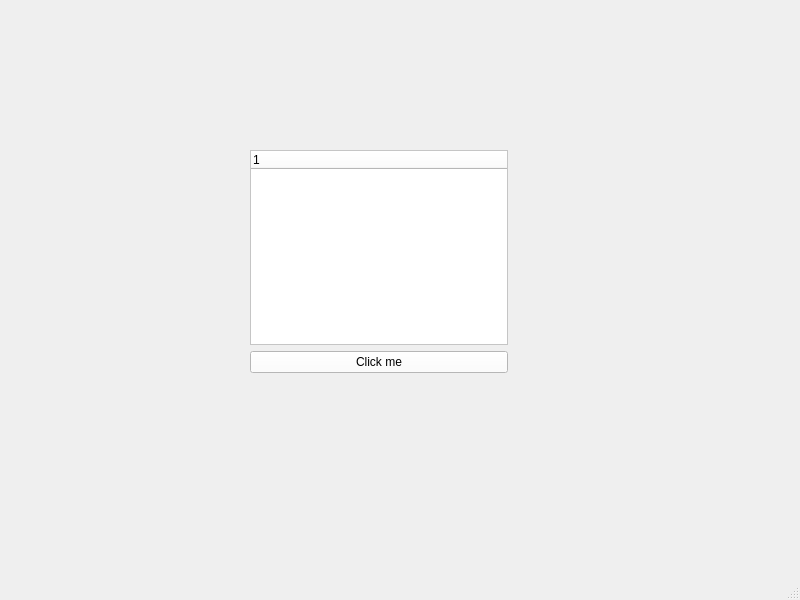
<?xml version="1.0" encoding="UTF-8"?>
<ui version="4.0">
 <class>MainWindow</class>
 <widget class="QMainWindow" name="MainWindow">
  <property name="geometry">
   <rect>
    <x>0</x>
    <y>0</y>
    <width>800</width>
    <height>600</height>
   </rect>
  </property>
  <property name="windowTitle">
   <string>MainWindow</string>
  </property>
  <widget class="QWidget" name="centralwidget">
   <widget class="QWidget" name="">
    <property name="geometry">
     <rect>
      <x>250</x>
      <y>150</y>
      <width>258</width>
      <height>223</height>
     </rect>
    </property>
    <layout class="QVBoxLayout" name="verticalLayout">
     <item>
      <widget class="QTreeWidget" name="treeWidget">
       <property name="styleSheet">
        <string notr="true">background-color: rgb(255, 255, 255);
font: 75 10pt &quot;MS Shell Dlg 2&quot;;</string>
       </property>
       <column>
        <property name="text">
         <string notr="true">1</string>
        </property>
       </column>
      </widget>
     </item>
     <item>
      <widget class="QPushButton" name="pushButton">
       <property name="styleSheet">
        <string notr="true">background-color: rgb(255, 255, 255);
font: 75 10pt &quot;MS Shell Dlg 2&quot;;</string>
       </property>
       <property name="text">
        <string>Click me</string>
       </property>
      </widget>
     </item>
    </layout>
   </widget>
  </widget>
  <widget class="QMenuBar" name="menubar">
   <property name="geometry">
    <rect>
     <x>0</x>
     <y>0</y>
     <width>800</width>
     <height>21</height>
    </rect>
   </property>
  </widget>
  <widget class="QStatusBar" name="statusbar"/>
 </widget>
 <resources/>
 <connections/>
</ui>
